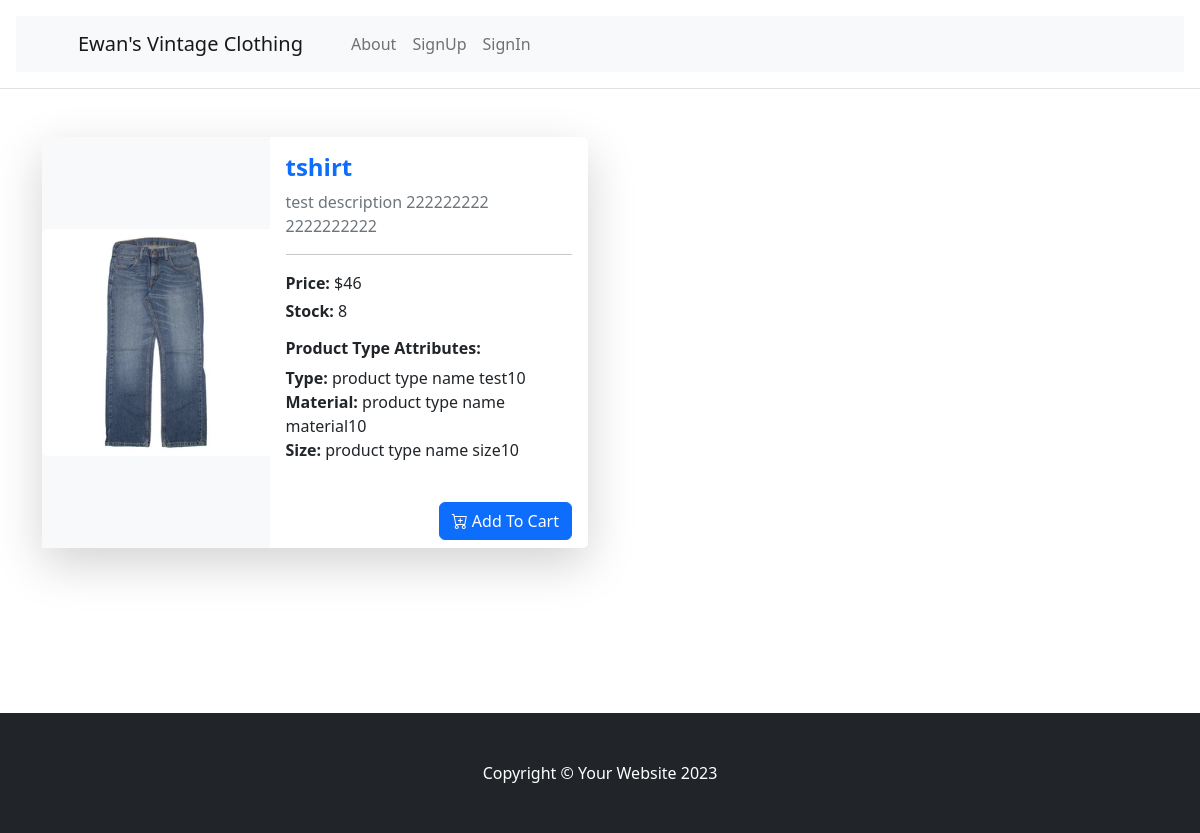
The app's page /products/tshirt with its own data.
### tables this page shows
CREATE TABLE Product (
    id INTEGER PRIMARY KEY AUTOINCREMENT,
    name VARCHAR(255) NOT NULL,
    description TEXT,
    stock INT NOT NULL CHECK (stock >= 0),
    price DECIMAL(10, 2) NOT NULL CHECK (price >= 0.00),
    imageurl VARCHAR(255) NOT NULL,
    created_by INT NOT NULL,
    product_type INT NOT NULL,
    created_at TIMESTAMP DEFAULT CURRENT_TIMESTAMP,
    FOREIGN KEY (created_by) REFERENCES User(id) ON DELETE CASCADE,
    FOREIGN KEY (product_type) REFERENCES ProductType(id) ON DELETE CASCADE
);

CREATE TABLE ProductType (
    id INTEGER PRIMARY KEY AUTOINCREMENT,
    name VARCHAR(20) NOT NULL,
    material VARCHAR(20) NOT NULL,
    size VARCHAR(20) NOT NULL
);

### app.py (the view)
@app.route('/products/<name>')
def get_product(name):
    try:
        product=select_product_by_name(name)
        return render_template('ProductDetail.html', product=product)
    except Exception as e:
        print(e)
        flash('The Product does not exist','danger')
        return redirect(url_for('products_spread'))

### Model/Product.py (called while the page is built)
    def to_dict(self) -> dict:
        return {
            "id":self.id, "name":self.name, "material":self.material, "size":self.size
        }

    def to_dict(self):
        return {
            'id': self.id,
            'name': self.name,
            'description': self.description,
            'stock': self.stock,
            'price': self.price,
            'imageurl': self.imageurl,
            'created_by': self.created_by,
            'product_type': self.product_type,
            'created_at': self.created_at
        }

### app.py (called while the page is built, shortened)
@app.before_request
def before_request():
    email=session.get("email")
    if email is None:
        g.user = None

### db.py (called while the page is built)
def get_db():
    db = getattr(g, '_database', None)
    if db is None:
        db = g._database = sqlite3.connect(DATABASE)
    return db

def select_product_by_name(productname):
    mydb=get_db()
    row=mydb.execute("""SELECT id, name, description, stock, price, imageurl, created_by, product_type, created_at FROM Product WHERE name = ?""",
                     (productname,)).fetchone()
    if row:
        product_type_id=row[7]#row 7 contains product type id
        product_typeobject=select_product_type_by_id(product_type_id)
        product=ProductRead(id=row[0],
                     name=row[1],
                     description=row[2],
                     stock=row[3],
                     price=row[4],
                     imageurl=row[5],
                     created_by=row[6],
                     product_type=product_typeobject,#assign product type object to Product's product_type field
                     created_at=row[8]).to_dict()
        return product

def select_product_type_by_id(id):
    mydb = get_db()
    row=mydb.execute("""select id, name, material, size FROM ProductType WHERE id = ?"""
                     ,(id,)).fetchone()
    if row:
        producttype=ProductTypeRead(id=row[0],
                                    name=row[1],
                                    material=row[2],
                                    size=row[3]).to_dict()
        return producttype

### templates/ProductDetail.html (shortened to what this page needs)
{% extends "base.html" %}
{% block content %}
<div class="container py-4">
<div class="row">
    <div class="col">
        <div class="card shadow-lg border-0 mb-4" style="max-width: 720px;">
    <div class="row g-0">
      <div class="col-md-5 d-flex align-items-center bg-light">
        <img src="{{ product.imageurl }}" class="img-fluid rounded-start" alt="{{ product.name }}">
      </div>
      <div class="col-md-7">
        <div class="card-body">
          <h4 class="card-title text-primary fw-bold">{{ product.name }}</h4>
          <p class="card-text text-muted">{{ product.description }}</p>
          <hr>
          <p class="mb-1"><strong>Price:</strong> ${{ product.price }}</p>
          <p class="mb-3"><strong>Stock:</strong> {{ product.stock }}</p>
          <h6 class="fw-bold">Product Type Attributes:</h6>
          <ul class="list-unstyled">
            <li><strong>Type:</strong> {{ product.product_type.name }}</li>
            <li><strong>Material:</strong> {{ product.product_type.material }}</li>
            <li><strong>Size:</strong> {{ product.product_type.size }}</li>
          </ul>
        </div>
        <div class="card-footer bg-white border-0 d-flex justify-content-end">
          <form method="post" action="{{ url_for('add_to_cart') }}">
            <button class="btn btn-primary" type="submit">
              <i class="bi bi-cart-plus"></i> Add To Cart
            </button>
          </form>
        </div>
      </div>
    </div>
  </div>
    </div>
    <div class="col">
    </div>
</div>
</div>
{% endblock %}

### records on screen
Product: imageurl (picture), name "tshirt", description "test description 222222222 2222222222", price "46", stock "8"
ProductType: product_type.name "product type name test10", product_type.material "product type name material10", product_type.size "product type name size10"
